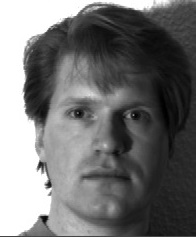
#> input picture Detecção_de_face/database/1.png, 196 x 237 px; its folder holds only this picture in this run
$ jupyter execute --allow-errors teste.py.ipynb   (shell and % lines are left out)   (older library calls are emulated)
#> lines starting #> are read from the running program, lines starting #| are printed output that depends on the picture
[cell 1]
#!pip install opencv-python
import cv2
import numpy as np
import matplotlib.pyplot as plt
import glob

[cell 2]
#Metodo onde recebe uma imagem e retorna o descritor HOG que é o histograma orientado ao gradiente
def hog(img):
    bin_n = 16
    gx = cv2.Sobel(img, cv2.CV_32F, 1, 0)
    gy = cv2.Sobel(img, cv2.CV_32F, 0, 1)
    mag, ang = cv2.cartToPolar(gx, gy)

    bins = np.int32(bin_n*ang/(2*np.pi))
 #método para extrair o descritor das imagens
    bin_cells = bins[:10,:10], bins[10:,:10], bins[:10,10:], bins[10:,10:]
    mag_cells = mag[:10,:10], mag[10:,:10], mag[:10,10:], mag[10:,10:]
    hists = [np.bincount(b.ravel(), m.ravel(), bin_n) for b, m in zip(bin_cells, mag_cells)]
    hist = np.hstack(hists)
    return hist

# [12 lines of commented-out code are left out]

[cell 3]
imagens = [cv2.imread(file) for file in sorted(glob.glob("database/*.png"))] # criando arquivo para ler todas as imagens da pasta(database).
#> imagens = 1 item
#glob é usado Converte o caminho p para um caminho absoluto canônico
hogdata = []
#o for é para criar um laço e ler todas as imagens uma por uma.
for i in range(len(imagens)):
    hogdata.append(hog(imagens[i]))
#> this loop made 1 pass
#> bin_n in hog on pass 1: 16
#> pass 1, in hog, `gx = cv2.Sobel(img, cv2.CV_32F, 1, 0)`:
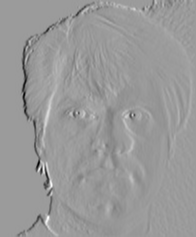
#> gx: shape (237, 196, 3) float32; min -783, max 503, mean -8.4; drawn with min black and max white
#> pass 1, in hog, `gy = cv2.Sobel(img, cv2.CV_32F, 0, 1)`:
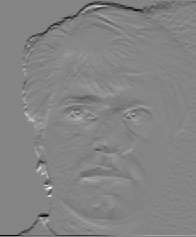
#> gy: shape (237, 196, 3) float32; min -781, max 713, mean -5; drawn with min black and max white
#> pass 1, in hog, `mag, ang = cv2.cartToPolar(gx, gy)`:
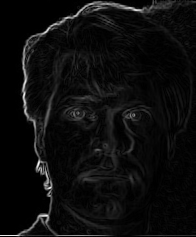
#> mag: shape (237, 196, 3) float32; min 0, max 819.2, mean 42.5; drawn with min black and max white
#> pass 1, in hog, `mag, ang = cv2.cartToPolar(gx, gy)`:
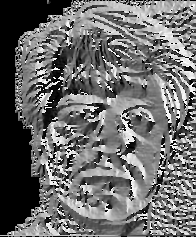
#> ang: shape (237, 196, 3) float32; min 0, max 6.28, mean 2.67; drawn with min black and max white
#> after the loop, hogdata = 1 item

trainData = np.float32(hogdata).reshape(-1,64) #reshape serve para atribuir resultado a uma matriz.

$ run again, on Detecção_de_face/database/16.png
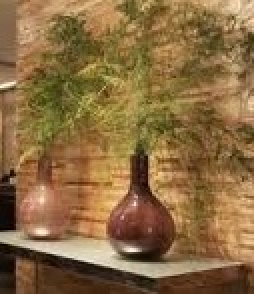
#> input picture Detecção_de_face/database/16.png, 127 x 147 px (shown 2 times larger)
#> imagens = 1 item
#> the loop `for i in range(len(imagens)):` made 1 pass
#> bin_n in hog on pass 1: 16
#> pass 1, in hog, `mag, ang = cv2.cartToPolar(gx, gy)`:
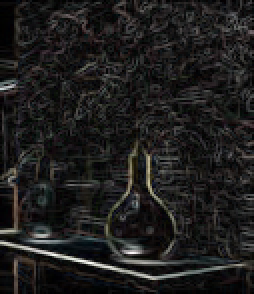
#> mag: shape (147, 127, 3) float32 (shown 2 times larger); mean B, G, R 100.7, 102.9, 105.2; drawn with min black and max white
#> pass 1, in hog, `mag, ang = cv2.cartToPolar(gx, gy)`:
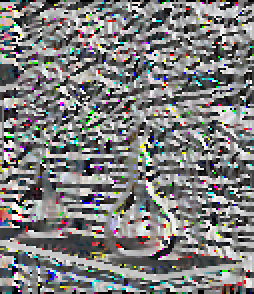
#> ang: shape (147, 127, 3) float32 (shown 2 times larger); mean B, G, R 3.11, 3.12, 3.12; drawn with min black and max white

$ run again, on Detecção_de_face/database/11.png
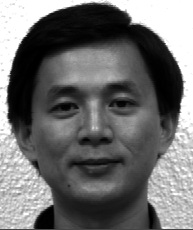
#> input picture Detecção_de_face/database/11.png, 193 x 230 px
#> imagens = 1 item
#> the loop `for i in range(len(imagens)):` made 1 pass
#> bin_n in hog on pass 1: 16
#> pass 1, in hog, `mag, ang = cv2.cartToPolar(gx, gy)`:
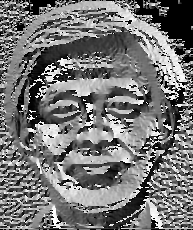
#> ang: shape (230, 193, 3) float32; min 0, max 6.28, mean 2.92; drawn with min black and max white
